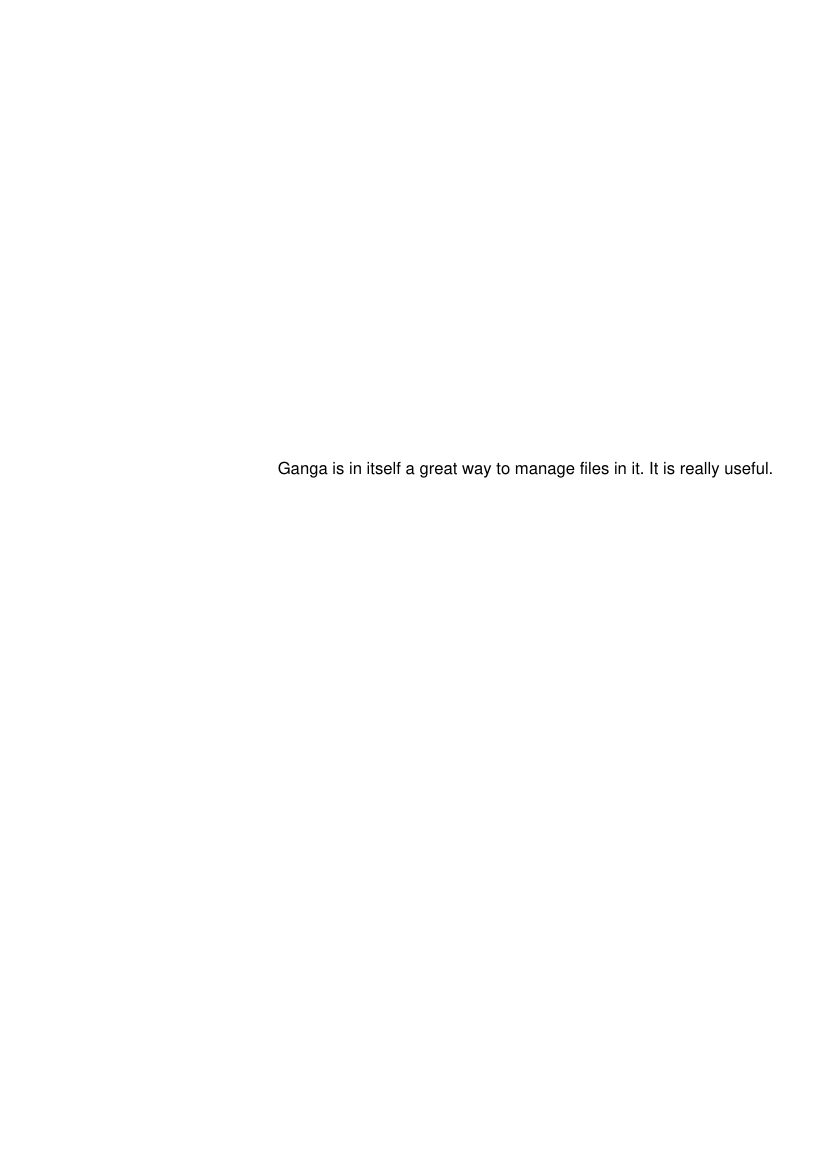

Write Python code to recreate this figure.
import unittest
from python_scripts.pdf import pdf_parser
from reportlab.pdfgen.canvas import Canvas
import os
 

class Testpdf(unittest.TestCase):
    def test_pdf_created(self):
        test_pdf_path = "test_pdf.pdf"
        tmp_folder_path = "test/tmp_output"
        canvas = Canvas(test_pdf_path)
        page1_text = "Ganga is in itself a great way to manage files in it. It is really useful."
        page2_text = "It is good to have such tools!"
        canvas.drawString(200,500,page1_text)
        canvas.showPage()
        canvas.drawString(200,500,page2_text)
        canvas.save()
        pdf_parser(test_pdf_path,tmp_folder_path)
        tmp_pdfs = os.listdir(tmp_folder_path)
        self.assertIsNotNone(tmp_pdfs)
        self.assertEqual(len(tmp_pdfs),2) 




